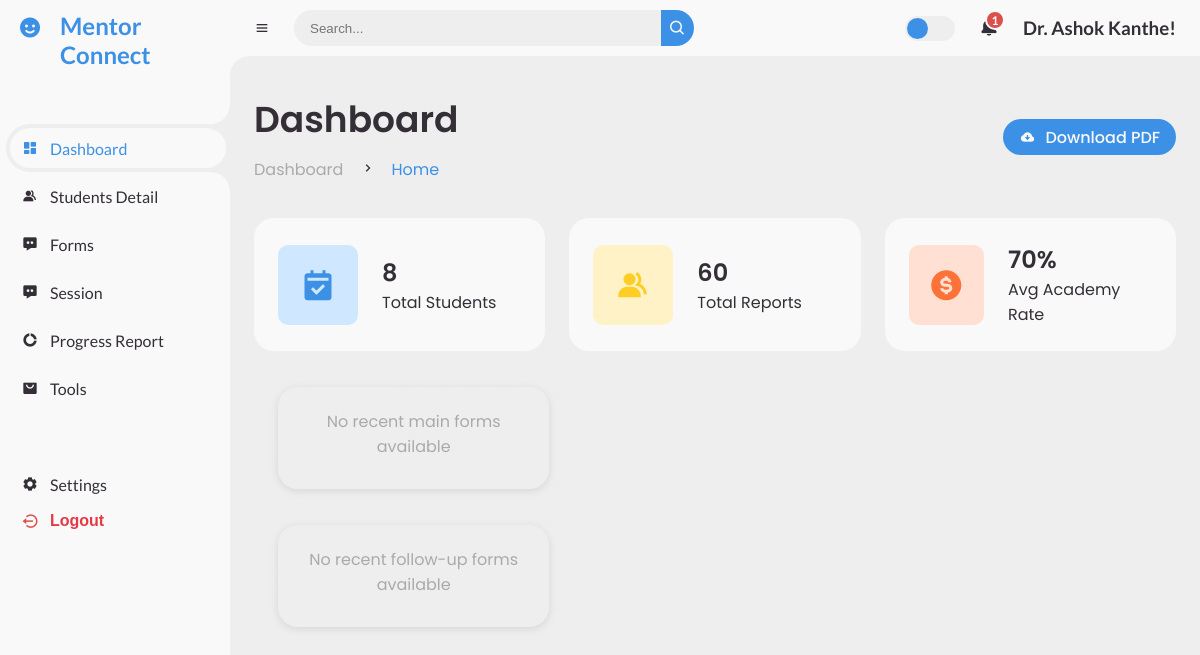
The app's page /dashboard/ (signed in), older data.
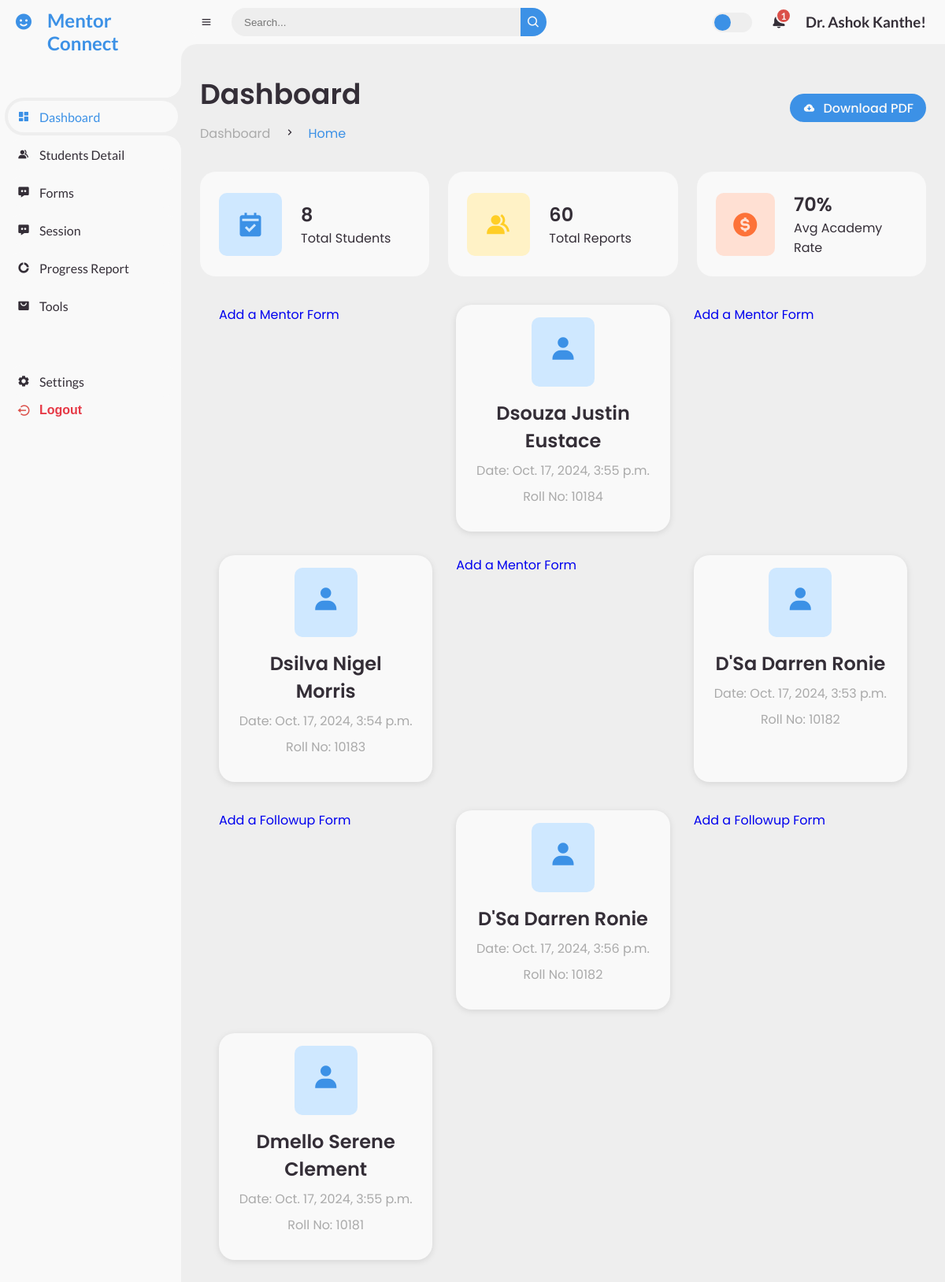
The same page, newer data.
### mentor/models.py (models this page shows, shortened)
class StudentForm(models.Model):
    name = models.CharField(max_length=255)
    rollno = models.CharField(max_length=100, unique=True)
    mentor_name = models.CharField(max_length=255)
    atte_ise1 = models.DecimalField(max_digits=5, decimal_places=2, default=0.00)
    atte_mse = models.DecimalField(max_digits=5, decimal_places=2, default=0.00)
    attendance = models.DecimalField(max_digits=5, decimal_places=2, default=0.00)
    cts = models.DecimalField(max_digits=5, decimal_places=2, default=0.00)
    ise1 = models.DecimalField(max_digits=5, decimal_places=2, default=0.00)
    mse = models.DecimalField(max_digits=5, decimal_places=2, default=0.00)
    semcgpa = models.DecimalField(max_digits=5, decimal_places=2, default=0.00)
    counseling_dates = models.TextField(null=True, blank=True)
    question1 = models.TextField(null=True, blank=True)  # Allow NULL values
    question2 = models.TextField(null=True, blank=True)  # Allow NULL values
    question3 = models.TextField(null=True, blank=True)  # Allow NULL values
    question4 = models.TextField(null=True, blank=True)  # Allow NULL values
    question5 = models.TextField(null=True, blank=True)  # Allow NULL values
    question6 = models.TextField(null=True, blank=True)  # Allow NULL values
    question7 = models.TextField(null=True, blank=True)  # Allow NULL values
    question8 = models.TextField(null=True, blank=True)  # Allow NULL values
    question9 = models.TextField(null=True, blank=True)  # Allow NULL values
    question10 = models.TextField(null=True, blank=True)  # Allow NULL values
    question11 = models.TextField(null=True, blank=True)  # Allow NULL values
    question12 = models.TextField(null=True, blank=True)  # Allow NULL values
    Strengths = models.TextField(null=True, blank=True)
    Weakness = models.TextField(null=True, blank=True)
    Opportunities = models.TextField(null=True, blank=True)
    Challenges = models.TextField(null=True, blank=True)
    nao = models.TextField(null=True, blank=True)
    ao = models.TextField(null=True, blank=True)
    date = models.DateTimeField(default=timezone.now)

class StudentFollowupForm(models.Model):
    name = models.CharField(max_length=255)
    rollno = models.CharField(max_length=100, unique=True)
    mentor_name = models.CharField(max_length=255)
    atte_ise1 = models.DecimalField(max_digits=5, decimal_places=2, default=0.00)
    atte_mse = models.DecimalField(max_digits=5, decimal_places=2, default=0.00)
    attendance = models.DecimalField(max_digits=5, decimal_places=2, default=0.00)
    ise1 = models.DecimalField(max_digits=5, decimal_places=2, default=0.00)
    mse = models.DecimalField(max_digits=5, decimal_places=2, default=0.00)
    semcgpa = models.DecimalField(max_digits=5, decimal_places=2, default=0.00)
    counseling_dates = models.TextField(null=True, blank=True)
    question1 = models.TextField(null=True, blank=True)  # Allow NULL values
    question2 = models.TextField(null=True, blank=True)  # Allow NULL values
    question3 = models.TextField(null=True, blank=True)  # Allow NULL values
    question4 = models.TextField(null=True, blank=True)  # Allow NULL values
    question5 = models.TextField(null=True, blank=True)  # Allow NULL values
    question6 = models.TextField(null=True, blank=True)  # Allow NULL values
    question7 = models.TextField(null=True, blank=True)  # Allow NULL values
    date = models.DateTimeField(default=timezone.now)
    nao = models.TextField(null=True, blank=True)
    ao = models.TextField(null=True, blank=True)

### mentor/views.py (the view)
# urls.py: path('dashboard/', views.mentor_dashboard, name='mentor_dashboard'),
@login_required
def mentor_dashboard(request):
    mentor = request.user
    readable_name = mentor.username.replace('_', ' ').title()
    students = MentorshipData.objects.filter(faculty_mentor=readable_name)
    recent_forms = recents(request)
    context = {
        'mentor': mentor,
        'student_count': students.count(),
        'students': students,
        'student_names': [student.name for student in students],
        'recent_mainform': recent_forms['mainform'],        # Main form
        'recent_followupform': recent_forms['followupform'] # Follow-up form
    }
    return render(request, 'mentor_dashboard.html', context)

### mentor/templatetags/username_filters.py (called while the page is built)
@register.filter
def readable_username(value):
    return value.replace('_', ' ').title()

### mentor/views.py (called while the page is built)
@login_required
def recents(request):
    latest_forms = StudentForm.objects.all().order_by('-date')[:3]  # Now orders by both date and time
    latest_followupforms = StudentFollowupForm.objects.order_by('-date')[:3]
    recents = {
        'mainform': latest_forms,
        'followupform': latest_followupforms
    }
    return recents

### templates/mentor_dashboard.html (shortened to what this page needs)
{% extends 'base.html' %}
{% block content %}
        <div class="head-title">
            <div class="left">
                <h1>Dashboard</h1>
                <ul class="breadcrumb">
                    <li>
                        <a href="#">Dashboard</a>
                    </li>
                    <li><i class='bx bx-chevron-right'></i></li>
                    <li>
                        <a class="active" href="#">Home</a>
                    </li>
                </ul>
            </div>
            <a href="#" class="btn-download">
                <i class='bx bxs-cloud-download'></i>
                <span class="text">Download PDF</span>
            </a>
        </div>
        <ul class="box-info">
            <li>
                <i class='bx bxs-calendar-check'></i>
                <span class="text">
                    <h3>{{ student_count }}</h3>
                    <p>Total Students</p>
                </span>
            </li>
            <li>
                <i class='bx bxs-group'></i>
                <span class="text">
                    <h3>60</h3>
                    <p>Total Reports</p>
                </span>
            </li>
            <li>
                <i class='bx bxs-dollar-circle'></i>
                <span class="text">
                    <h3>70%</h3>
                    <p>Avg Academy Rate</p>
                </span>
            </li>
        </ul>
        <div class="recent">
            {% for form in recent_mainform %}
            <a href="{% url 'form_student' student.id mentor.id %}" class="btn">Add a Mentor Form</a>
                    <div class="form-item">
                        <div class="bx">
                            <i class='bx bxs-user'></i>
                        </div>
                        <h3>{{ form.name }}</h3>
                        <p>Date: {{ form.date }}</p>
                        <p>Roll No: {{ form.rollno }}</p>
                    </div>
            {% empty %}
                <div class="form-item no-data">
                    <p>No recent main forms available</p>
                </div>
            {% endfor %}
        </div>
        <div class="recent">
            {% for followup in recent_followupform %}
            <a href="{% url 'followup_form_student' students.id mentor.id %}" class="btn">Add a Followup Form</a>
                    <div class="form-item">
                        <div class="bx">
                            <i class='bx bxs-user'></i>
                        </div>
                        <h3>{{ followup.name }}</h3>
                        <p>Date: {{ followup.date }}</p>
                        <p>Roll No: {{ followup.rollno }}</p>
                    </div>
            {% empty %}
                <div class="form-item no-data">
                    <p>No recent follow-up forms available</p>
                </div>
            {% endfor %}
        </div>
{% endblock %}

### templates/base.html (shortened to what this page needs)
{% load static %}
{% load username_filters %}
<!DOCTYPE html>
<html lang="en">
<head>
    <link rel="stylesheet" href="{% static 'CSS/mentor_dashboard.css' %}">
    <link href='https://unpkg.com/boxicons@2.0.9/css/boxicons.min.css' rel='stylesheet'>
</head>
<body class="{% block body_class %}{% endblock %}">
<section id="sidebar">
    <a href="#" class="brand">
        <i class='bx bxs-smile'></i>
        <span class="text">Mentor Connect</span>
    </a>
    <ul class="side-menu top">
        <li class="{% if request.path == '/dashboard/' %}active{% endif %}">
            <a href="/dashboard/">
                <i class='bx bxs-dashboard'></i>
                <span class="text">Dashboard</span>
            </a>
        </li>
        <li class="{% if '/student_detail/' in request.path %}active{% endif %}">
            <a href="/student_detail/">
                <i class='bx bxs-group'></i>
                <span class="text">Students Detail</span>
            </a>
        </li>
        <li class="{% if request.path == '/form_dashboard/' %}active{% endif %}">
            <a href="/form_dashboard/">
                <i class='bx bxs-message-dots'></i>
                <span class="text">Forms</span>
            </a>
        </li>
        <li class="{% if request.path == '/sessions/' %}active{% endif %}">
            <a href="/sessions/">
                <i class='bx bxs-message-dots'></i>
                <span class="text">Session</span>
            </a>
        </li>
        <li class="{% if request.path == '/progress_report/' %}active{% endif %}">
            <a href="/progress_report/">
                <i class='bx bxs-doughnut-chart'></i>
                <span class="text">Progress Report</span>
            </a>
        </li>
        <li class="{% if request.path == '/tools/' %}active{% endif %}">
            <a href="/tools/">
                <i class='bx bxs-shopping-bag-alt'></i>
                <span class="text">Tools</span>
            </a>
        </li>
    </ul>
    <ul class="side-menu">
        <li class="{% if request.path == '/settings/' %}active{% endif %}">
            <a href="/settings/">
                <i class='bx bxs-cog'></i>
                <span class="text">Settings</span>
            </a>
        </li>
        <li>
            <form method="post" action="{% url 'logout' %}" style="display: inline;">
                <button type="submit" class="logout" style="background: none; border: none; color: inherit; cursor: pointer;">
                    <i class='bx bx-log-out-circle'></i>
                    <span class="text">Logout</span>
                </button>
            </form>
        </li>
    </ul>
</section>
    <section id="content">
        <nav >
            <i class='bx bx-menu'></i>
            <form action="#">
                <div class="form-input">
                    <input type="search" placeholder="Search...">
                    <button type="submit" class="search-btn"><i class='bx bx-search'></i></button>
                </div>
            </form>
            <label for="switch-mode" class="switch-mode"></label>
            <a href="#" class="notification">
                <span class="num">1</span>
            </a>
            <a href="#" class="profile">
                <h1>{{ user.username|readable_username }}!</h1>
            </a>
        </nav>
        <main>
            {% block content %}
            {% endblock %}
        </main>
</body>
</html>

### templates/mentor_dashboard.html (style rules this page uses)
.recent { width: 100%; display: grid; grid-template-columns: repeat(3, 1fr); grid-gap: 30px; margin-top: 36px; padding: 0 24px; }
.form-item { padding: 24px; background: var(--light); border-radius: 20px; display: flex; flex-direction: column; align-items: center; text-align: center; box-shadow: 0 2px 8px rgba(0, 0, 0, 0.1); width: 100%; max-width: 100%; transition: transform 0.3s ease-in-out; }
.form-item .bx { width: 80px; height: 80px; border-radius: 10px; font-size: 36px; display: flex; justify-content: center; align-items: center; margin-bottom: 16px; background: var(--light-blue); color: var(--blue); }
.form-item h3 { font-size: 24px; font-weight: 600; margin-bottom: 8px; color: var(--dark); }
.form-item p { font-size: 16px; color: var(--dark-grey); margin-bottom: 8px; }

Row changes from the older to the newer data that the page shows:
added StudentForm: name "Dsouza Justin Eustace", date "Oct. 17, 2024, 3:55 p.m.", rollno "10184"
added StudentForm: name "Dsilva Nigel Morris", date "Oct. 17, 2024, 3:54 p.m.", rollno "10183"
added StudentForm: name "D'Sa Darren Ronie", date "Oct. 17, 2024, 3:53 p.m.", rollno "10182"
added StudentFollowupForm: name "D'Sa Darren Ronie", date "Oct. 17, 2024, 3:56 p.m.", rollno "10182"
added StudentFollowupForm: name "Dmello Serene Clement", date "Oct. 17, 2024, 3:55 p.m.", rollno "10181"
Text that changed along with them:
text no longer shown: "No recent main forms available No recent follow-up forms available"
